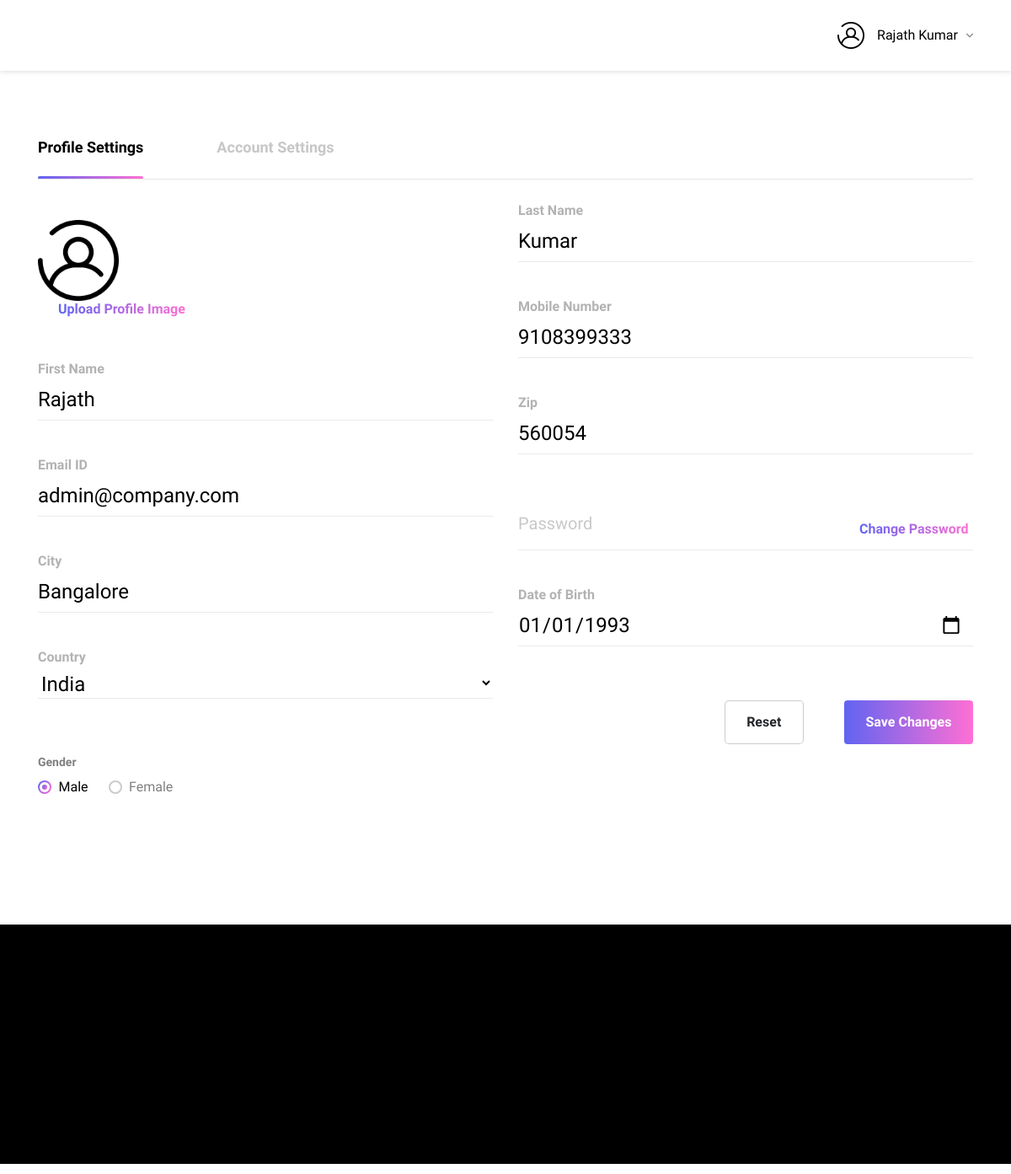
The app's page /profile-settings/ (signed in) with its own data.
### community/models.py (models this page shows)
class User(AbstractUser):
    GENDER = (
        (None, _('Select Your Gender')),
        ('Male', _('Male')),
        ('Female', _('Female')),
    )
    cover = models.ImageField(upload_to='profileimages/', blank=True)
    mobile = models.CharField(max_length=255, default="0000000000")
    gender = models.CharField(max_length=7, choices=GENDER, blank=True)
    city = models.CharField(max_length=30, blank=True)
    zip = models.CharField(max_length=10, blank=True)
    nationality = CountryField(null=True)
    dob = models.DateField(default=datetime.date.today)

### community/views.py (the view)
# urls.py: path('profile-settings/', views.profile_settings, name='profile_settings'),
@login_required(login_url = '/login/')
def profile_settings(request):
    return render(request, 'community/profile-setting.html')

### community/templates/community/profile-setting.html (shortened to what this page needs)
{% extends "community/base.html" %}
{% load static %}
{% block content %}
    <main class="js-white-header js-Profile-form js-home-page">
      <section class="faq profile">
        <div class="container">
          <ul class="faq-tab nav pt-2 pt-md-5 d-flex fub-tabs-brder" role="tablist">
            <li class="nav-item"><a class="nav-link faq-tab-head py-3 py-md-4 px-4 active" id="user-profile-tab" data-toggle="tab" href="#user-profile" role="tab" aria-controls="safty" aria-selected="true">Profile Settings</a></li>
            <li class="nav-item"><a class="nav-link faq-tab-head py-3 py-md-4 px-4" id="account-tab" data-toggle="tab" href="#account" role="tab" aria-controls="Lights" aria-selected="false">Account Settings</a></li>
          </ul>
          <div class="tab-content">
            <div class="tab-pane active" id="user-profile" role="tabpanel" aria-labelledby="safty-tab">
              <div class="row mt-4 mt-md-5">
                {% if user.is_authenticated %}
                <form id="profile_account_form" class="contact-join-form getTouch-form w-100" autocomplete="off">
                  <div class="d-flex flex-column flex-md-row">
                    <div class="col-md-6">
                      <div class="form-group mb-3">
                        {% if user.cover.url is not None %}
                        <div class="img-wrper"><img src="{{ user.cover.url }}" width="96" height="96" alt=""/></div>
                        <div class="media-body my-auto ml-2 ml-md-4">
                          <label class="gradient-text-only" for="profile" data-value="Upload from Computer">
                            <svg xmlns="http://www.w3.org/2000/svg" version="1.1">
                              <text>Upload Profile Image</text>
                            </svg>
                          </label>
                        </div>
                        {% endif %}
                      </div>
                      <div class="form-group mb-3">
                        <input class="form-control input-type" id="profile-First" value = "{{ user.first_name }}" type="text" required=""/>
                        <label class="form-control-placeholder" for="profile-First">First Name</label>
                      </div>
                      <div class="form-group my-md-3 my-2">
                        <input class="form-control input-type" id="profile-Email" value = "{{ user.email }}" type="text" required=""/>
                        <label class="form-control-placeholder" for="profile-Email">Email ID</label>
                      </div>
                      <div class="form-group mb-3">
                        <input class="form-control input-type" id="profile-city" value = "{{ user.city }}" type="text" required=""/>
                        <label class="form-control-placeholder" for="profile-city">City</label>
                      </div>
                      <div class="form-group mb-3">
                        <select class="form-control option-type" id="profile-country" type="option" required=""/>
                      	<option value="IN">India</option>
                      <label class="form-control-placeholder" for="profile-country">Country</label>
                      </div>
                      {% if user.gender == 'Male' %}
                      <div class="form-group radiobuttons mt-md-3 mt-2">
                        <label class="gender-lbl" for="profile-gender">Gender</label>
                        <div class="gender-wrp">
                          <div class="rdio rdio-primary mr-3 mr-md-4">
                            <label for="male">Male</label>
                          </div>
                          <div class="rdio rdio-primary">
                            <label for="female">Female</label>
                          </div>
                        </div>
                      </div>
                      {% endif %}
                    </div>
                    <div class="col-md-6">
                      <div class="form-group mb-3">
                        <input class="form-control input-type" id="profile-last" type="text" value="{{ user.last_name }}" required=""/>
                        <label class="form-control-placeholder" for="profile-last">Last Name</label>
                      </div>
                      <div class="form-group my-md-3 my-2">
                        <input class="form-control input-type" id="mobile1" type="number" required="" value="{{ user.mobile }}" onkeypress="return (event.charCode == 8 || event.charCode == 0 || event.charCode == 13) ? null : event.charCode &gt;= 48 &amp;&amp; event.charCode &lt;= 57"/>
                        <label class="form-control-placeholder" for="mobile1">Mobile Number</label>
                      </div>
                      <div class="form-group mb-3">
                        <input class="form-control input-type" id="profile-zip" value = "{{ user.zip }}" type="text" required=""/>
                        <label class="form-control-placeholder" for="profile-zip">Zip</label>
                      </div>
                      <div class="form-group d-flex align-items-center my-md-3 my-2 psw-input">
                        <input class="form-control input-type" id="password" type="password" required=""/>
                        <label class="form-control-placeholder" for="password">Password</label><a class="psw-link gradient-text-only fnt-sm d-block pr-0" href="#" data-value="Change Password">
                          <svg xmlns="http://www.w3.org/2000/svg" version="1.1">
                            <text>Change Password</text>
                          </svg></a>
                      </div>
                      <div class="form-group">
                        <input class="form-control date-type" type="date" id="birthday" value="{{ user.dob|date:'Y-m-d' }}" name="birthday">
                        <label class="form-control-placeholder" for="birthday">Date of Birth</label>
                      </div>
                      <div class="d-flex justify-content-end my-md-3 my-2">
                        <button class="btn btn--white mt-0 mr-3 mr-md-5" type="reset" ><span>Reset</span></button>
                        <button class="btn btn--gradient mt-0" type="submit"><span>Save Changes</span></button>
                      </div>
                    </div>
                  </div>
                </form>
              </div>
            </div>
                  {% endif %}
          </div>
        </div>
      </section>
    </main>
  {% endblock %}

### community/templates/community/base.html (shortened to what this page needs)
{% load static %}
<!DOCTYPE js>
<html>
    <head>
      <link rel="stylesheet" href="https://maxcdn.bootstrapcdn.com/bootstrap/4.4.1/css/bootstrap.min.css"/>
    <link href="{% static 'community/css/app.css' %}" rel="stylesheet">
  </head>
  <body>
    <main class="js-forum-page js-home-page">
      <header class="fb-header fb-header--white bg-animations">
        <nav>
          <div class="container">
            <div class="row">
              <div class="col-12">
                <ul class="d-flex align-items-center justify-content-between">
                  <li class="d-md-flex align-items-center d-none">
                    <nav>
                      <ul class="fb-mainnav fb-mainnav--black align-items-center d-sm-flex">
                      </ul>
                    </nav>
                  </li>
                  {% if user.is_authenticated %}
                  <li class="profile-menu"><a class="fb-nav-link" href="javascript:void(0)">
                      {% if user.cover.url is not None %}
                      <div class="d-flex align-items-center"><img src="{{ user.cover.url }}" width="32" height="32" /><span class="member-name">{{ user.first_name }} {{ user.last_name }}</span><img class="arrow-menu active" src="{% static 'community/assets/images/forum/arrow.svg' %}"/></div></a>
                      {% endif %}
                  </li>
                  {% else %}
                  <li><a class="fb-nav-link" href="{% url 'login' %}">Login</a></li>
                  {% endif %}
                </ul>
              </div>
            </div>
          </div>
        </nav>
      </header>
      {% block content %}
      {% endblock %}
      <footer class="fub-footer bg-animations bg-animationsfooter dark-section bg-black" id="forum-footer">
        <div class="container">
          <div class="row footer-nav-info">
          </div>
        </div>
      </footer>
    </main>
  <script type="text/javascript" src="{% static "community/js/app.js" %}"></script><script type="text/javascript" src="{% static "community/js/vendor.js" %}"></script></body>
</html>

### records on screen
User: cover (placeholder picture), first_name "Rajath", last_name "Kumar", email "admin@company.com", city "Bangalore", mobile "9108399333", zip "560054", birthday "01/01/1993"
